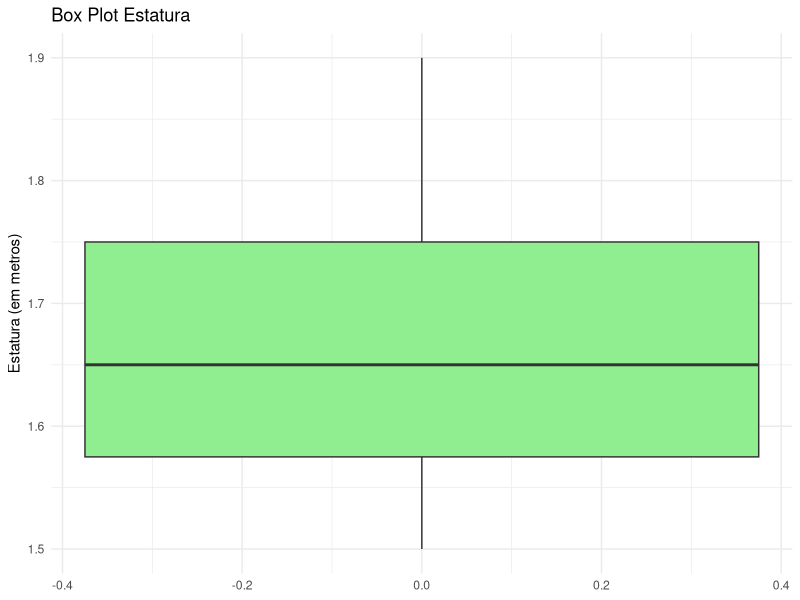

R code for this plot:
library(readxl)
library(tidyverse)
base = read_excel("Base Casos.xlsx")

box_estatura <- ggplot(base, aes(y = Estatura)) +
  geom_boxplot(outlier.shape = 21, fill = "lightgreen") +
  labs(title = "Box Plot Estatura",
       y = "Estatura (em metros)") +
  theme_minimal()
print(box_estatura)
